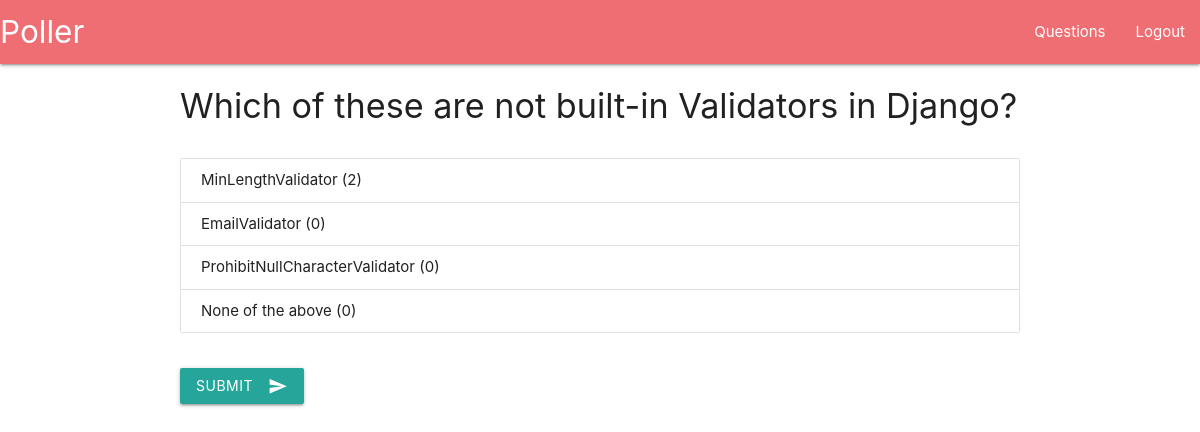
Screenshot of /polls/question/which-of-these-not-built-in (signed in) with the database file from the repository.
### polls/models.py (models this page shows, shortened)
class Question(models.Model):
    slug =models.SlugField()
    content = models.CharField(max_length=1024)

class Choice(models.Model):
    question = models.ForeignKey('Question', on_delete=models.CASCADE)
    content = models.CharField(max_length=256)
    @property
    def answer_count(self):
        return Answer.objects.filter(
            question=self.question,
            choice = self
        ).count()

### polls/views.py (the view, shortened to what this page needs)
# urls.py: path('question/<slug>',login_required(views.Question.as_view()), name = 'question')
class Question(PermissionRequiredMixin,SingleObjectMixin,FormView):
    model = models.Question
    template_name = 'polls/question.html'
    form_class = forms.AnswerForm
    permission_required ='add_answer'
    def get_context_data(self, **kwargs):
        data = super().get_context_data(**kwargs)
        data['answer'] = models.Answer.objects.filter(
            question = self.get_object(),
            user = self.request.user
        )
        return data
    def get(self, request, *args, **kwargs):
        self.object = self.get_object()
        context = self.get_context_data(object=self.object)
        return self.render_to_response(context)

### template/polls/question.html (shortened to what this page needs)
{% extends 'base.html' %}
{% block content %}
 {% include 'auth/components/navbar.html' %}
 <div class="container">
    <div class="row">
      <h4>{{question.content}}</h4>
    </div>
    <form action="" method="post">
      <div class="row">
        <div class="col-6">
          <div class="collection">
            {% for choice in question.choice_set.all %}
              <div class="collection-item">
                {% if answer %}
                  {{choice.content}} ({{choice.answer_count}})
                {% else %}
                  <label>
                    <input class="with-gap" name="choice" type="radio" value="{{choice.id}}" />
                    <span>{{choice.content}}</span>
                  </label>
                {% endif %}
              </div>
            {% endfor %}
          </div>
        </div>
      </div>
      {% if answer %}
        <div class="row">
          <button class="btn waves-effect waves-light" type="submit" name="action">
            Submit
            <i class="material-icons right">send</i>
          </button>
        </div>
      {% endif %}
    </form>
  </div>
{% endblock %}

### template/base.html (shortened to what this page needs)
<!DOCTYPE html>
<html lang="en">
<head>
    <link rel="stylesheet" href="https://cdnjs.cloudflare.com/ajax/libs/materialize/1.0.0/css/materialize.min.css">
</head>
<body>
    {% block content %} {% endblock %}
</body>
</html>

### template/auth/components/navbar.html
<nav>
    <div class="nav-wrapper">
      <a href="#" class="brand-logo">Poller</a>
      <ul id="nav-mobile" class="right hide-on-med-and-down">
        <li><a href="#">Questions</a></li>
        <li>
          {% if request.user.is_authenticated %}
            <a href="{% url 'auth_logout' %}">Logout</a></li>
          {% else %}
            <a href="{% url 'auth_login' %}">Login</a></li>
          {% endif %}
      </ul>
    </div>
  </nav>

### rows the page displays
Question: content "Which of these are not built-in Validators in Django?"
Choice: content "MinLengthValidator", answer_count "2"
Choice: content "EmailValidator", answer_count "0"
Choice: content "ProhibitNullCharacterValidator", answer_count "0"
Choice: content "None of the above", answer_count "0"
